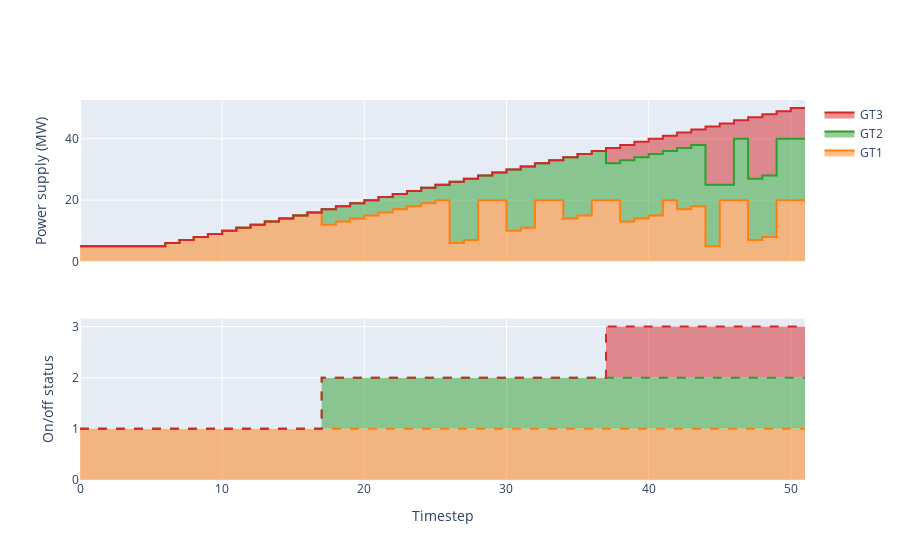

Notebook cell for this chart:
### Code cell
plots.plot_deviceprofile(mc,devs=['GT1','GT2','GT3'],includeOnOff=True)

### Figure 1 — Plotly figure (JSON) as saved in the notebook; plotly's stock layout.template omitted (floating-point values rounded to 4 significant figures)
{"data": [{"legendgroup": "GT1", "line": {"color": "rgb(255, 127, 14)", "shape": "hv"}, "name": "GT1", "stackgroup": "P", "type": "scatter", "xaxis": "x", "y": [5, 5, 5, 5, 5, 5, 6, 7, 8, 9, 10, 11, 12, 13, 14, 15, 16, 12, 13, 14, 15, 16, 17, 18, 19, 20, 6, 7, 20, 20, 10, 11, 20, 20, 14, 15, 20, 20, 13, 14, 15, 20, 17, 18, 5, 20, 20, 7, 8, 20, 20, 20], "yaxis": "y"}, {"legendgroup": "GT1", "line": {"color": "rgb(255, 127, 14)", "dash": "dash", "shape": "hv"}, "name": "GT1", "showlegend": false, "stackgroup": "ison", "type": "scatter", "xaxis": "x2", "y": [1, 1, 1, 1, 1, 1, 1, 1, 1, 1, 1, 1, 1, 1, 1, 1, 1, 1, 1, 1, 1, 1, 1, 1, 1, 1, 1, 1, 1, 1, 1, 1, 1, 1, 1, 1, 1, 1, 1, 1, 1, 1, 1, 1, 1, 1, 1, 1, 1, 1, 1, 1], "yaxis": "y2"}, {"legendgroup": "GT2", "line": {"color": "rgb(44, 160, 44)", "shape": "hv"}, "name": "GT2", "stackgroup": "P", "type": "scatter", "xaxis": "x", "y": [0, 0, 0, 0, 0, 0, 0, 0, 0, 0, 0, 0, 0, 0, 0, 0, 0, 5, 5, 5, 5, 5, 5, 5, 5, 5, 20, 20, 8, 9, 20, 20, 12, 13, 20, 20, 16, 12, 20, 20, 20, 16, 20, 20, 20, 5, 20, 20, 20, 20, 20, 20], "yaxis": "y"}, {"legendgroup": "GT2", "line": {"color": "rgb(44, 160, 44)", "dash": "dash", "shape": "hv"}, "name": "GT2", "showlegend": false, "stackgroup": "ison", "type": "scatter", "xaxis": "x2", "y": [0, 0, 0, 0, 0, 0, 0, 0, 0, 0, 0, 0, 0, 0, 0, 0, 0, 1, 1, 1, 1, 1, 1, 1, 1, 1, 1, 1, 1, 1, 1, 1, 1, 1, 1, 1, 1, 1, 1, 1, 1, 1, 1, 1, 1, 1, 1, 1, 1, 1, 1, 1], "yaxis": "y2"}, {"legendgroup": "GT3", "line": {"color": "rgb(214, 39, 40)", "shape": "hv"}, "name": "GT3", "stackgroup": "P", "type": "scatter", "xaxis": "x", "y": [0, 0, 0, 0, 0, 0, 0, 0, 0, 0, 0, 0, 0, 0, 0, 0, 0, 0, 0, 0, 0, 0, 0, 0, 0, 0, 0, 0, 0, 0, 0, 0, 0, 0, 0, 0, 0, 5, 5, 5, 5, 5, 5, 5, 19, 20, 6, 20, 20, 9, 10, 10], "yaxis": "y"}, {"legendgroup": "GT3", "line": {"color": "rgb(214, 39, 40)", "dash": "dash", "shape": "hv"}, "name": "GT3", "showlegend": false, "stackgroup": "ison", "type": "scatter", "xaxis": "x2", "y": [0, 0, 0, 0, 0, 0, 0, 0, 0, 0, 0, 0, 0, 0, 0, 0, 0, 0, 0, 0, 0, 0, 0, 0, 0, 0, 0, 0, 0, 0, 0, 0, 0, 0, 0, 0, 0, 1, 1, 1, 1, 1, 1, 1, 1, 1, 1, 1, 1, 1, 1, 1], "yaxis": "y2"}], "layout": {"autosize": true, "legend": {"traceorder": "reversed"}, "xaxis": {"anchor": "y", "autorange": true, "domain": [0, 1], "matches": "x2", "range": [0, 51], "showticklabels": false, "title": {"text": ""}}, "xaxis2": {"anchor": "y2", "autorange": true, "domain": [0, 1], "range": [0, 51], "title": {"text": "Timestep"}}, "yaxis": {"anchor": "x", "autorange": true, "domain": [0.575, 1], "range": [0, 52.63], "title": {"text": "Power supply (MW)"}, "type": "linear"}, "yaxis2": {"anchor": "x2", "autorange": true, "domain": [0, 0.425], "range": [0, 3.158], "title": {"text": "On/off status"}, "type": "linear"}}}
